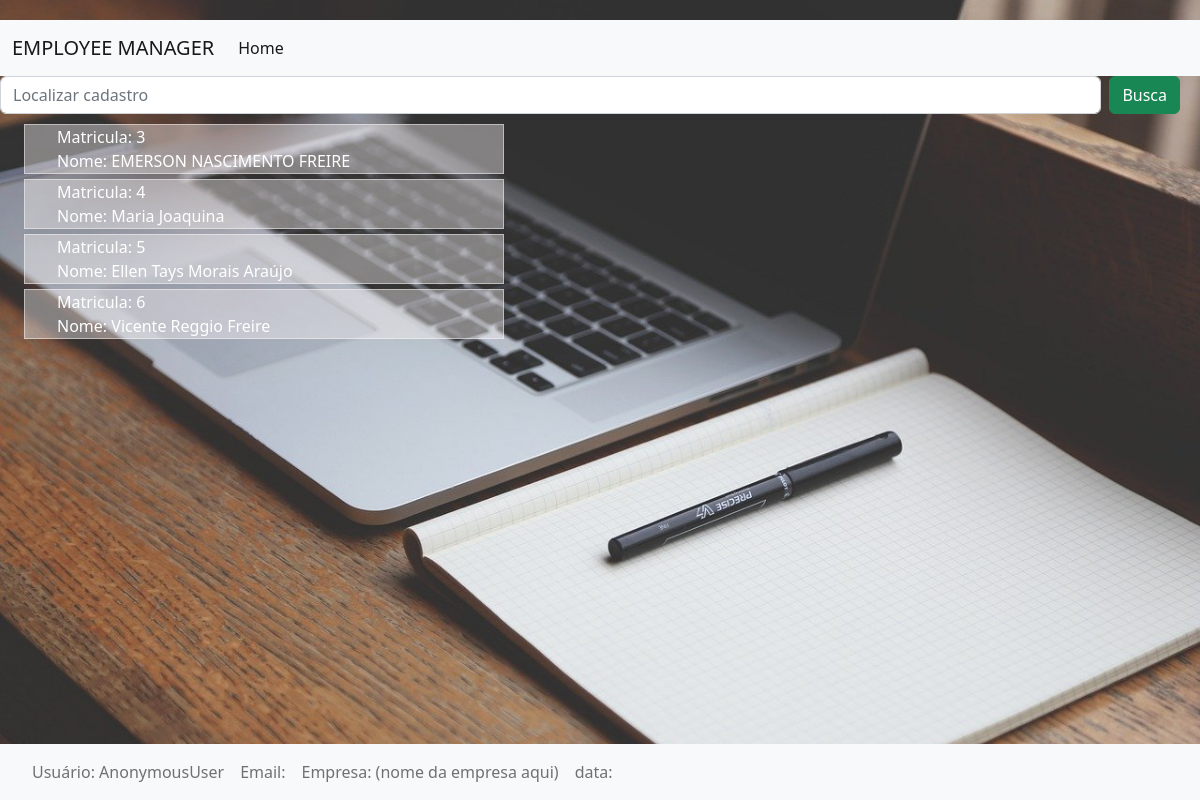
The page /read_only/ on the database its author committed.
### registration/models.py (models this page shows, shortened)
class Register_Model(models.Model):
    SEXO_CHOICES = (
        ('F', 'Feminino'),
        ('M', 'Masculino'),
        ('N', 'Nenhuma das opções')
    )
    SETOR_CHOICES = (
        ('DP', 'Departamento Pessoal'),
        ('TI', 'Departamento de TI'),
        ('RH', 'Recursos Humanos'),
        ('AMOX', 'Almoxarifado')
    )
    FUNCAO_CHOICES = (
        ('DEV', 'Developer JR'),
        ('DEV', 'Developer PLENO'),
        ('DEV', 'Developer SENIOR'),
        ('TEC_LEAD', 'Tech Lead'),
        ('Analista', 'Analista de RH'),
        ('Gerente', 'Gerente')
    )
    nome = models.CharField(max_length=50, null=False)
    nascimento = models.DateField(null=False, unique=True)
    CPF = models.CharField(max_length=11, unique=True, null=False)
    sexo = models.CharField(max_length=15, choices=SEXO_CHOICES, null=True)
    endereco = models.CharField(max_length=50)
    data_admissão = models.DateField(unique=True)
    contrato = models.CharField(max_length=4, null=False, unique=True)
    função = models.CharField(max_length=15, choices = FUNCAO_CHOICES, null=False)
    salario = models.DecimalField(max_digits=5, decimal_places=3)
    setor = models.CharField(max_length=12, choices=SETOR_CHOICES, null=False)

### registration/views.py (the view)
# urls.py: path('read_only/', read_register_only, name='read-register-only'),
def read_register_only(request):
    template = 'registers/read_register_only.html' #variavel que guarda a URL do template
    objects = Register_Model.objects.all() #traz todos os cadastros de funcionários
    search = request.GET.get('search') #parametro de GET
    if search and search.isdigit():#se o search receber um valor e este valor for um digito:
        objects=objects.filter(id=search)#se for digito, ele procura pela matrícula
    elif search:
        objects=objects.filter(nome__icontains=search)#se for string, ele procura pelo nome.
    context = {
        'objects':objects,
    }
    return render(request,template,context)

### registration/templates/registers/read_register_only.html (shortened to what this page needs)
{% extends 'registers_read.html' %}
{% load static %}
    {% block content %}
    <div id="search-btn">
        <form id="search-form" class="d-flex" role="search" method="GET" actiton=".">
            <input class="form-control me-2" type="search" placeholder="Localizar cadastro" aria-label="Search" id="search" name="search">
            <button class="btn btn-success" id="search-btn" type="submit">Busca</button>
        </form>
    </div>
    <div class="read-box">
        {% for register in objects %}
            <ul class="read-list">
                <div>
                    <li>
                        Matricula: {{ register.id }} <br>
                        Nome: {{ register.nome }}
                    </li>
                </div>
            </ul>
        {% endfor %}
    </div>
    {% endblock %}

### registration/static/css/style.css (style rules this page uses)
body { margin:0; }
li { list-style-type:none; }
.body-base { display: flex; flex-direction: column; min-height: 100%; }
.body-base, body { background: url("/static/img/desk.jpg") 50% no-repeat fixed; background-size: cover; color: white; height: auto; padding: 20px 0 0 0; }
.read-list { margin-left: 2%; margin-bottom: 5px; align-items: center; max-width: 40%; height: 100%; border:1px solid rgba(252, 247, 247, 0.5); background: rgba(252, 247, 247, 0.4); }
.read-box { margin-top: 10px; }
#search-btn { margin-right: 10px; }

### rows shown on the page
Register_Model: id "3", nome "EMERSON NASCIMENTO FREIRE"
Register_Model: id "4", nome "Maria Joaquina"
Register_Model: id "5", nome "Ellen Tays Morais Araújo"
Register_Model: id "6", nome "Vicente Reggio Freire"

### other values the page prints
{{ user }} "AnonymousUser"
